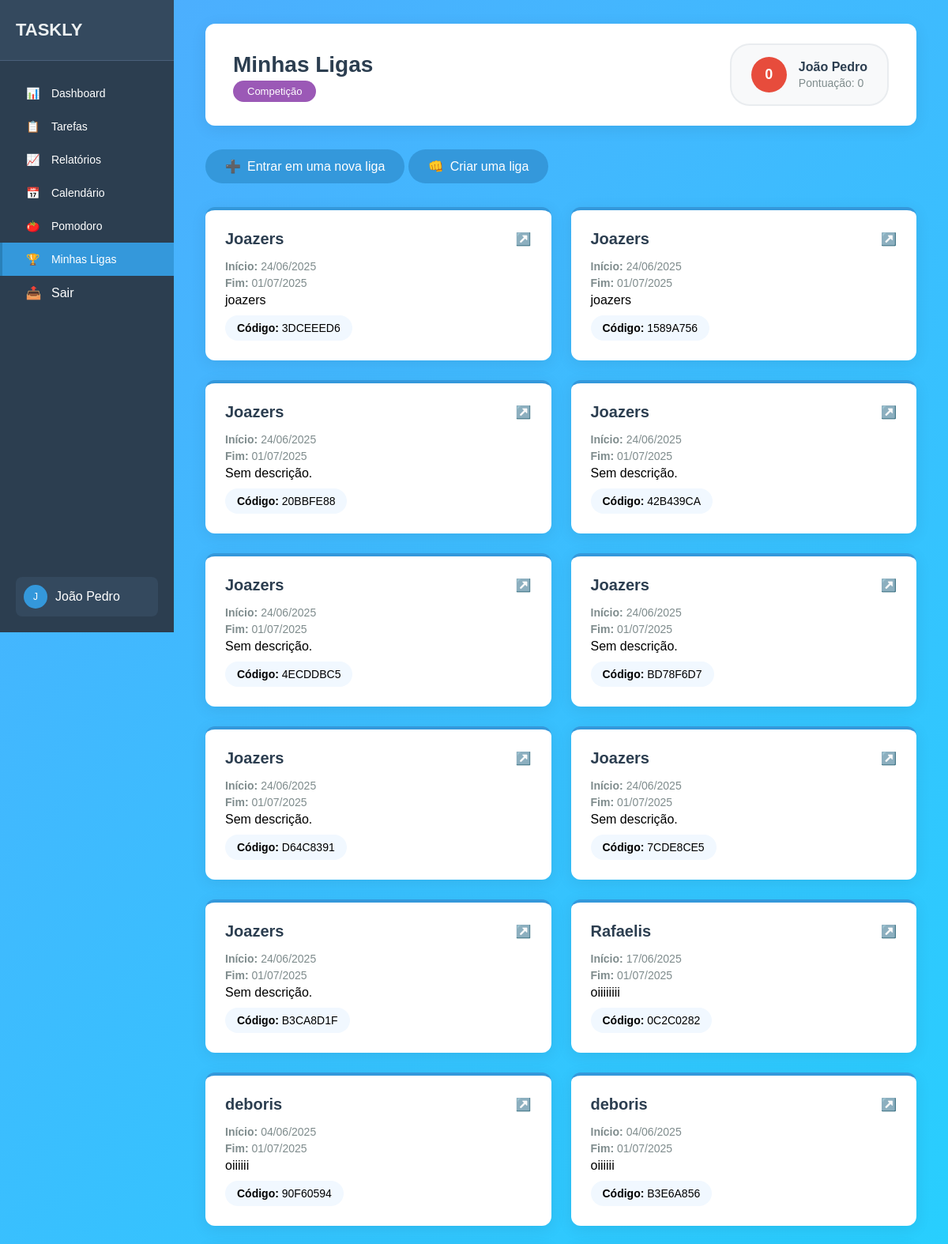
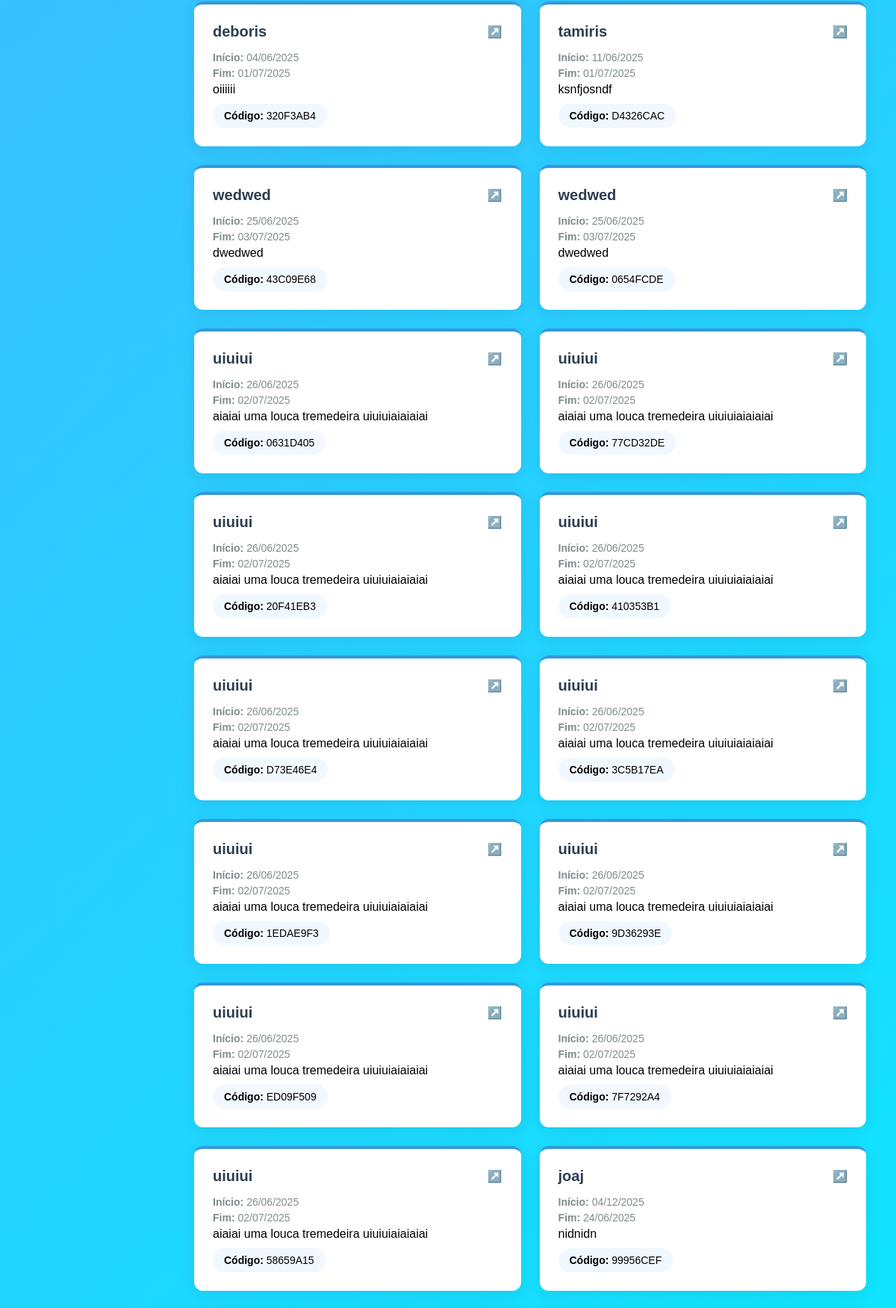
The page /criar-liga/ligas/ (signed in, upper part) on the database its author committed (2 pictures, top to bottom).
### leaderboard/models.py (models this page shows, shortened)
class Liga(models.Model):
    nome = models.CharField(max_length=100)
    descricao = models.TextField(blank=True)
    data_inicio = models.DateField(null=True, blank=True)
    data_fim = models.DateField(null=True, blank=True)
    codigo_convite = models.CharField(
        max_length=20,
        unique=True,
        default=gerar_codigo_convite,
        help_text="Código para ingresso na liga.",
    )
    competidores = models.ManyToManyField(
        Competidor,
        through="Participacao",
        related_name="ligas",
    )
    class Meta:
        verbose_name = "liga"
        verbose_name_plural = "ligas"

### leaderboard/views.py (the view)
# urls.py: path('criar-liga/ligas/', views.minhas_ligas, name='minhas_ligas'),
@login_required
def minhas_ligas(request):
    try:
        competidor = request.user.competidor
        ligas = competidor.ligas.all()  # relacionamento ManyToMany
    except Competidor.DoesNotExist:
        ligas = []
    return render(request, 'minhas_ligas.html', {'ligas': ligas})

### tasks/novos_context.py (called while the page is built)
def lista_tarefas_do_dia(request):
    today = timezone.now()
    lista_tarefas = Task.objects.all().filter(
        completo=False,
        data_vencimento=today
    )
    total_tarefas = lista_tarefas.count()
    return {"lista_tarefas_do_dia_geral": lista_tarefas, "total_tarefas_do_dia_geral": total_tarefas}

def lista_tarefas_afazer(request):
    now = timezone.now()
    lista_tarefas = Task.objects.all().filter(
        completo=False,
        data_vencimento__gte=now
    )
    total_tarefas = lista_tarefas.count()
    return {"lista_tarefas_afazer_geral": lista_tarefas, "total_tarefas_afazer_geral": total_tarefas}

def lista_tarefas_concluidas(request):
    lista_tarefas = Task.objects.all().filter(
        completo=True,
    )
    total_tarefas = lista_tarefas.count()
    return {"lista_tarefas_concluidas_geral": lista_tarefas, "total_tarefas_concluidas_geral": total_tarefas}

def lista_tarefas_atrasadas(request):
    now = timezone.now()
    lista_tarefas = Task.objects.all().filter(
        data_vencimento__lt=now,
        completo=False
    ).order_by('data_vencimento')
    total_tarefas = lista_tarefas.count()
    return {"lista_tarefas_atrasadas_geral": lista_tarefas, "total_tarefas_atrasadas_geral": total_tarefas}

def total_tarefas(request):
    total_tarefas_pessoal = Task.objects.all().filter(categoria='PESSOAL')
    total_tarefas_estudo = Task.objects.all().filter(categoria='ESTUDOS')
    total_tarefas_trabalho = Task.objects.all().filter(categoria='TRABALHO')
    return {"total_tarefas_pessoal_geral": total_tarefas_pessoal.count(), "total_tarefas_estudos_geral": total_tarefas_estudo.count(), "total_tarefas_trabalho_geral": total_tarefas_trabalho.count()}

### leaderboard/migrations/templates/minhas_ligas.html (shortened to what this page needs)
<!DOCTYPE html>
<html lang="pt-br">
<head>
</head>
<body>
    <div class="sidebar">
        <div class="sidebar-header">
            <a href="{% url 'leaderboard:homepage' %}" style="text-decoration: none"><h2>TASKLY</h2></a>
        </div>
        <div class="nav-menu">
            <a href="{% url 'leaderboard:homepage' %}" class="nav-item">
                <span>📊</span>
                <span>Dashboard</span>
            </a>
            <a href="{% url 'task:listatarefas' %}" class="nav-item">
                <span>📋</span>
                <span>Tarefas</span>
            </a>
            <a href="{% url 'leaderboard:relatorio' %}" class="nav-item">
                <span>📈</span>
                <span>Relatórios</span>
            </a>
            <a href="{% url 'leaderboard:calendario' %}" class="nav-item">
                <span>📅</span>
                <span>Calendário</span>
            </a>
            <a href="{% url 'task:pomodoro' %}" class="nav-item">
                <span>🍅</span>
                <span>Pomodoro</span>
            </a>
            <a href="{% url 'leaderboard:minhas_ligas' %}" class="nav-item active">
                <span>🏆</span>
                <span>Minhas Ligas</span>
            </a>
            <button class="btn-sair" onclick="logout()"><span>📤</span> <span class="span-btn">Sair</span> </button>
        </div>
        <div class="user-section">
          <a href="{% url 'task:atualizarperfil' %}" class="user-item">
                <div class="user-avatar-mini">
                    {% if user.first_name %}
                        {{ user.first_name.0|upper }}
                    {% else %}
                        {{ user.username.0|upper }}
                    {% endif %}
                </div>
                <span>{{ user.get_full_name|default:user.username }}</span>
          </a>
            </div>
        </div>
    <div class="main-content">
        <div class="page-header">
            <div class="header-left">
                <h1>Minhas Ligas</h1>
                <span class="calendar-tag">Competição</span>
            </div>
            <div class="header-right">
                <div class="user-avatar">{{ user_points|default:"0" }}</div>
                <div class="user-info">
                    <h3>{{ user.get_full_name|default:user.username }}</h3>
                    <div class="user-points">Pontuação: {{ user_points|default:"0" }}</div>
                </div>
            </div>
        </div>
        <div style="margin-bottom: 30px;">
            <a href="{% url 'leaderboard:ingressar_liga' %}" class="btn-new-league">
                <span>➕</span> Entrar em uma nova liga
            </a>
            <a href="{% url 'leaderboard:criar_liga' %}" class="btn-new-league">
                <span>👊</span> Criar uma liga
            </a>
        </div>
        <div class="league-grid">
            {% if ligas %}
                {% for liga in ligas %}
                <div class="league-card">
                    <div class="league-header">
                        <h3 class="league-title">{{ liga.nome }}</h3>
                        <a href="{% url 'leaderboard:detalhe_liga' liga.id %}" style="text-decoration: none; color: #3498db;">↗️</a>
                    </div>
                    <div class="league-meta">
                        <strong>Início:</strong> {{ liga.data_inicio|date:"d/m/Y" }}
                    </div>
                    <div class="league-meta">
                        <strong>Fim:</strong> {{ liga.data_fim|date:"d/m/Y" }}
                    </div>
                    <p>{{ liga.descricao|default:"Sem descrição." }}</p>
                    <div class="league-code">
                        <strong>Código:</strong> {{ liga.codigo_convite }}
                    </div>
                </div>
                {% endfor %}
            {% else %}
                <div style="grid-column: 1 / -1; text-align: center; padding: 40px;">
                    <h3 style="color: #7f8c8d; margin-bottom: 20px;">Você ainda não participa de nenhuma liga</h3>
                    <p>Use o código de convite para entrar em uma liga ou crie a sua própria</p>
                </div>
            {% endif %}
        </div>
    </div>
</body>
</html>

### leaderboard/migrations/templates/minhas_ligas.html (style rules this page uses)
* { margin: 0; padding: 0; box-sizing: border-box; }
body { font-family: 'Arial', sans-serif; background: linear-gradient(135deg, #4facfe 0%, #00f2fe 100%); min-height: 100vh; display: flex; }
.sidebar { width: 220px; background: #2c3e50; color: white; padding: 0; min-height: 100vh; position: fixed; left: 0; top: 0; }
.sidebar-header { padding: 25px 20px; background: #34495e; border-bottom: 1px solid #4a5f7a; }
.sidebar-header h2 { font-size: 22px; font-weight: bold; color: #ecf0f1; }
.nav-menu { padding: 20px 0; }
.nav-item { padding: 12px 20px; cursor: pointer; transition: all 0.3s ease; border-left: 3px solid transparent; text-decoration: none; color: white; display: block; }
.btn-sair { background: transparent; border: none; padding: 12px 20px; cursor: pointer; transition: all 0.3s ease; border-left: 3px solid transparent; text-decoration: none; color: white; display: block; font-size: 1rem; padding-left: 1.85rem; width: 100%; text-align: left; }
.span-btn { margin-left: .5rem; }
.nav-item.active { background: #3498db; border-left-color: #2980b9; }
.nav-item span { margin-left: 10px; font-size: 14px; }
.user-section { position: absolute; bottom: 20px; left: 20px; right: 20px; }
.user-item { display: flex; align-items: center; padding: 10px; background: #34495e; border-radius: 8px; text-decoration: none; color: inherit; }
.user-avatar-mini { width: 30px; height: 30px; background: #3498db; border-radius: 50%; display: flex; align-items: center; justify-content: center; color: white; font-size: 12px; margin-right: 10px; }
.main-content { margin-left: 220px; flex: 1; padding: 30px 40px; max-width: calc(100vw - 220px); }
.page-header { background: white; padding: 25px 35px; border-radius: 12px; box-shadow: 0 4px 20px rgba(0,0,0,0.08); margin-bottom: 30px; display: flex; justify-content: space-between; align-items: center; }
.header-left h1 { color: #2c3e50; font-size: 28px; margin-bottom: 8px; }
.calendar-tag { background: #9b59b6; color: white; padding: 6px 18px; border-radius: 20px; font-size: 13px; font-weight: 500; }
.header-right { display: flex; align-items: center; background: #f8f9fa; padding: 15px 25px; border-radius: 25px; border: 2px solid #e9ecef; }
.user-avatar { width: 45px; height: 45px; background: #e74c3c; border-radius: 50%; display: flex; align-items: center; justify-content: center; color: white; font-weight: bold; font-size: 18px; margin-right: 15px; }
.user-info h3 { color: #2c3e50; font-size: 16px; margin-bottom: 3px; }
.user-points { color: #7f8c8d; font-size: 14px; }
.league-grid { display: grid; grid-template-columns: repeat(auto-fill, minmax(300px, 1fr)); gap: 25px; margin-top: 25px; }
.league-card { background: white; border-radius: 12px; padding: 25px; box-shadow: 0 4px 20px rgba(0,0,0,0.08); transition: transform 0.3s ease; border-top: 4px solid #3498db; }
.league-header { display: flex; justify-content: space-between; align-items: center; margin-bottom: 15px; }
.league-title { font-size: 20px; font-weight: bold; color: #2c3e50; }
.league-meta { color: #7f8c8d; font-size: 14px; margin-bottom: 5px; }
.league-code { background: #f1f8ff; padding: 8px 15px; border-radius: 20px; font-size: 14px; display: inline-block; margin-top: 10px; }
.btn-new-league { background: #3498db; color: white; padding: 12px 25px; border-radius: 25px; text-decoration: none; font-weight: 500; display: inline-flex; align-items: center; gap: 8px; transition: background 0.3s ease; }

### rows shown on the page
Liga: nome "Joazers", data_inicio "24/06/2025", data_fim "01/07/2025", descricao "joazers", codigo_convite "3DCEEED6"
Liga: nome "Joazers", data_inicio "24/06/2025", data_fim "01/07/2025", descricao "joazers", codigo_convite "1589A756"
Liga: nome "Joazers", data_inicio "24/06/2025", data_fim "01/07/2025", descricao "Sem descrição.", codigo_convite "20BBFE88"
Liga: nome "Joazers", data_inicio "24/06/2025", data_fim "01/07/2025", descricao "Sem descrição.", codigo_convite "42B439CA"
Liga: nome "Joazers", data_inicio "24/06/2025", data_fim "01/07/2025", descricao "Sem descrição.", codigo_convite "4ECDDBC5"
Liga: nome "Joazers", data_inicio "24/06/2025", data_fim "01/07/2025", descricao "Sem descrição.", codigo_convite "BD78F6D7"
Liga: nome "Joazers", data_inicio "24/06/2025", data_fim "01/07/2025", descricao "Sem descrição.", codigo_convite "D64C8391"
Liga: nome "Joazers", data_inicio "24/06/2025", data_fim "01/07/2025", descricao "Sem descrição.", codigo_convite "7CDE8CE5"
Liga: nome "Joazers", data_inicio "24/06/2025", data_fim "01/07/2025", descricao "Sem descrição.", codigo_convite "B3CA8D1F"
Liga: nome "Rafaelis", data_inicio "17/06/2025", data_fim "01/07/2025", descricao "oiiiiiiii", codigo_convite "0C2C0282"
Liga: nome "deboris", data_inicio "04/06/2025", data_fim "01/07/2025", descricao "oiiiiii", codigo_convite "90F60594"
Liga: nome "deboris", data_inicio "04/06/2025", data_fim "01/07/2025", descricao "oiiiiii", codigo_convite "B3E6A856"
Liga: nome "deboris", data_inicio "04/06/2025", data_fim "01/07/2025", descricao "oiiiiii", codigo_convite "320F3AB4"
Liga: nome "tamiris", data_inicio "11/06/2025", data_fim "01/07/2025", descricao "ksnfjosndf", codigo_convite "D4326CAC"
Liga: nome "wedwed", data_inicio "25/06/2025", data_fim "03/07/2025", descricao "dwedwed", codigo_convite "43C09E68"
Liga: nome "wedwed", data_inicio "25/06/2025", data_fim "03/07/2025", descricao "dwedwed", codigo_convite "0654FCDE"
Liga: nome "uiuiui", data_inicio "26/06/2025", data_fim "02/07/2025", descricao "aiaiai uma louca tremedeira uiuiuiaiaiaiai", codigo_convite "0631D405"
Liga: nome "uiuiui", data_inicio "26/06/2025", data_fim "02/07/2025", descricao "aiaiai uma louca tremedeira uiuiuiaiaiaiai", codigo_convite "77CD32DE"
Liga: nome "uiuiui", data_inicio "26/06/2025", data_fim "02/07/2025", descricao "aiaiai uma louca tremedeira uiuiuiaiaiaiai", codigo_convite "20F41EB3"
Liga: nome "uiuiui", data_inicio "26/06/2025", data_fim "02/07/2025", descricao "aiaiai uma louca tremedeira uiuiuiaiaiaiai", codigo_convite "410353B1"
Liga: nome "uiuiui", data_inicio "26/06/2025", data_fim "02/07/2025", descricao "aiaiai uma louca tremedeira uiuiuiaiaiaiai", codigo_convite "D73E46E4"
Liga: nome "uiuiui", data_inicio "26/06/2025", data_fim "02/07/2025", descricao "aiaiai uma louca tremedeira uiuiuiaiaiaiai", codigo_convite "3C5B17EA"
Liga: nome "uiuiui", data_inicio "26/06/2025", data_fim "02/07/2025", descricao "aiaiai uma louca tremedeira uiuiuiaiaiaiai", codigo_convite "1EDAE9F3"
Liga: nome "uiuiui", data_inicio "26/06/2025", data_fim "02/07/2025", descricao "aiaiai uma louca tremedeira uiuiuiaiaiaiai", codigo_convite "9D36293E"
Liga: nome "uiuiui", data_inicio "26/06/2025", data_fim "02/07/2025", descricao "aiaiai uma louca tremedeira uiuiuiaiaiaiai", codigo_convite "ED09F509"
Liga: nome "uiuiui", data_inicio "26/06/2025", data_fim "02/07/2025", descricao "aiaiai uma louca tremedeira uiuiuiaiaiaiai", codigo_convite "7F7292A4"
Liga: nome "uiuiui", data_inicio "26/06/2025", data_fim "02/07/2025", descricao "aiaiai uma louca tremedeira uiuiuiaiaiaiai", codigo_convite "58659A15"
Liga: nome "joaj", data_inicio "04/12/2025", data_fim "24/06/2025", descricao "nidnidn", codigo_convite "99956CEF"

### other values the page prints
{{ user.first_name.0|upper }} "J"
{{ user.get_full_name|default:user.username }} "João Pedro"
{{ user_points|default:"0" }} "0"
